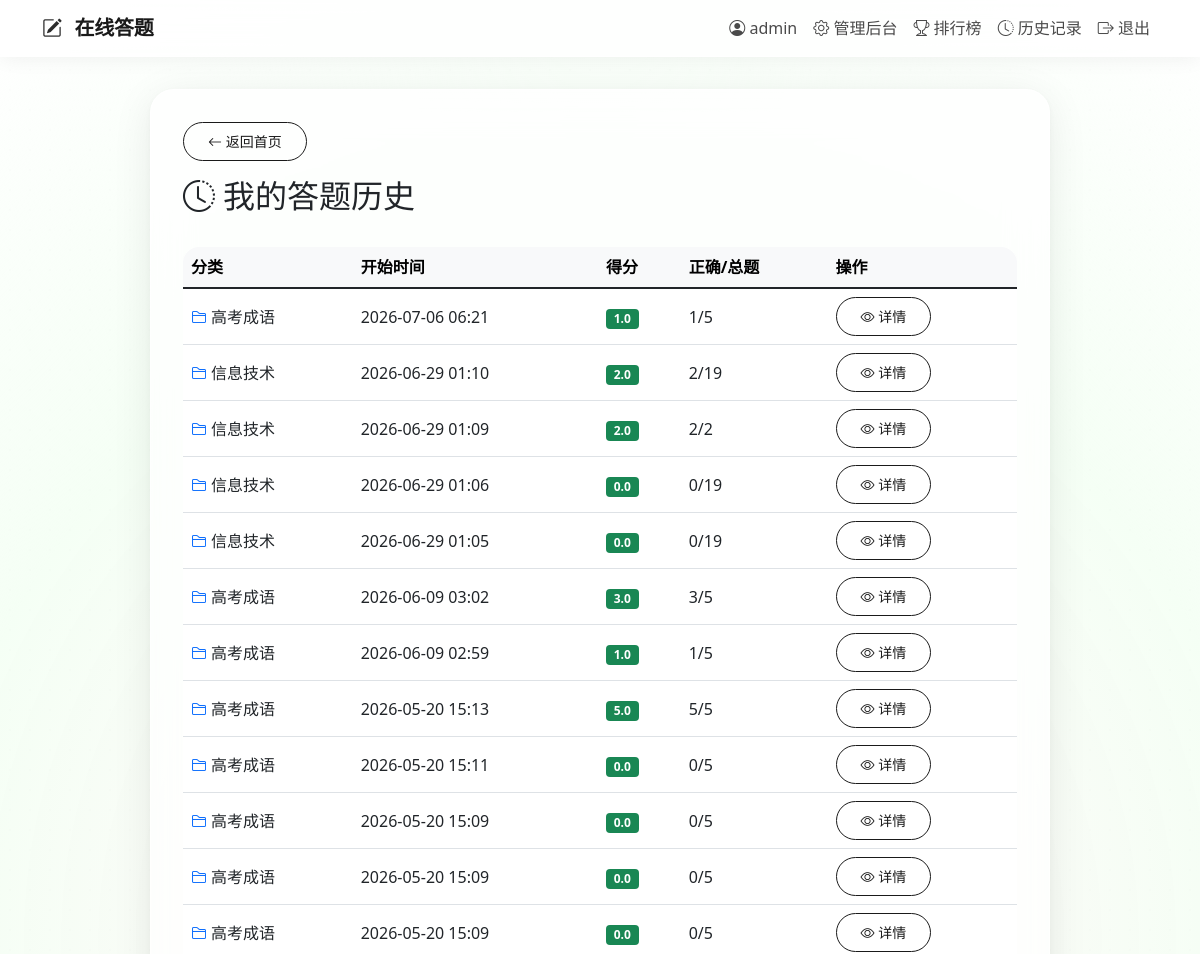
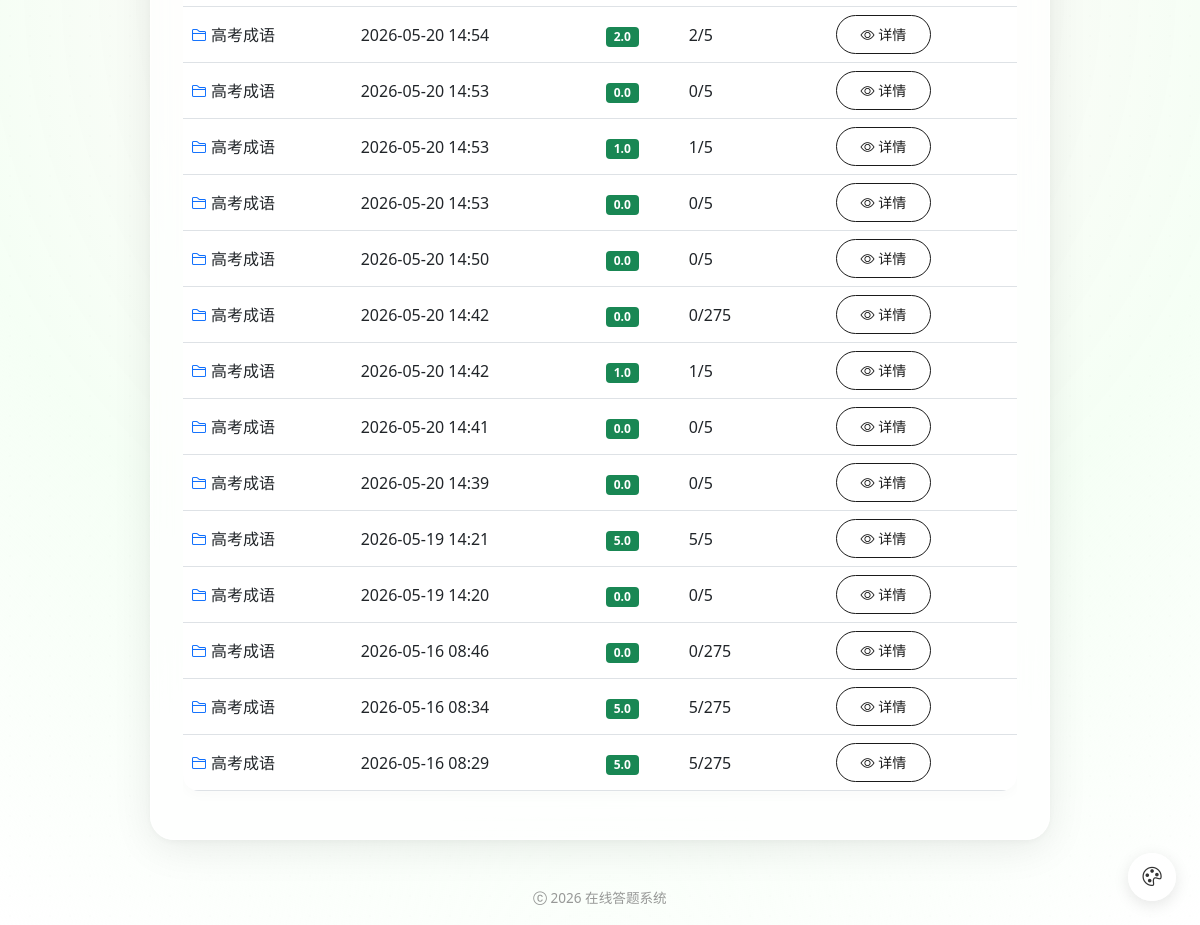
The page /history (signed in) on the database its author committed (2 pictures, top to bottom).
### models.py (models this page shows)
class User(UserMixin, db.Model):
    id = db.Column(db.Integer, primary_key=True)
    username = db.Column(db.String(80), unique=True, nullable=False)
    email = db.Column(db.String(120), unique=True, nullable=False)
    password_hash = db.Column(db.String(128))
    role = db.Column(db.String(20), default='user')
    created_at = db.Column(db.DateTime, default=datetime.utcnow)
    status = db.Column(db.Boolean, default=True)
    quiz_records = db.relationship('QuizRecord', backref='user', lazy='dynamic')
    progresses = db.relationship('UserProgress', backref='user', lazy='dynamic')

class QuizRecord(db.Model):
    id = db.Column(db.Integer, primary_key=True)
    user_id = db.Column(db.Integer, db.ForeignKey('user.id'), nullable=False)
    category_id = db.Column(db.Integer, db.ForeignKey('category.id'), nullable=False)
    start_time = db.Column(db.DateTime, default=datetime.utcnow)
    end_time = db.Column(db.DateTime)
    score = db.Column(db.Float, default=0)
    total_questions = db.Column(db.Integer)
    correct_count = db.Column(db.Integer, default=0)
    details = db.relationship('QuizDetail', backref='record', lazy='select', cascade='all, delete-orphan')

class Category(db.Model):
    id = db.Column(db.Integer, primary_key=True)
    name = db.Column(db.String(100), nullable=False)
    parent_id = db.Column(db.Integer, db.ForeignKey('category.id'), nullable=True)
    sort_order = db.Column(db.Integer, default=0)
    created_at = db.Column(db.DateTime, default=datetime.utcnow)
    parent = db.relationship('Category', remote_side=[id], backref='children')
    questions = db.relationship('Question', backref='category', lazy='dynamic')
    groups = db.relationship('Group', backref='category', lazy='dynamic')
    quiz_records = db.relationship('QuizRecord', backref='category', lazy='dynamic')

### routes/quiz.py (the view)
@quiz_bp.route('/history')
@login_required
def history():
    records = QuizRecord.query.filter_by(user_id=current_user.id).order_by(QuizRecord.start_time.desc()).all()
    return render_template('history.html', records=records)

### app.py (called while the page is built)
@login_manager.user_loader
def load_user(user_id):
    from models import User
    return User.query.get(int(user_id))

### templates/history.html (shortened to what this page needs)
{% extends "base.html" %}
{% block content %}
<div class="mb-3">
    <a href="{{ url_for('quiz.index') }}" class="btn btn-outline-secondary btn-sm">
        <i class="bi bi-arrow-left"></i> 返回首页
    </a>
</div>
<div class="d-flex justify-content-between align-items-center mb-4">
    <h2><i class="bi bi-clock-history me-2"></i>我的答题历史</h2>
</div>
<div class="table-responsive">
    <table class="table table-hover align-middle bg-white">
        <thead class="table-light">
            <tr>
                <th>分类</th>
                <th>开始时间</th>
                <th>得分</th>
                <th>正确/总题</th>
                <th>操作</th>
            </tr>
        </thead>
        <tbody>
            {% for rec in records %}
            <tr>
                <td><i class="bi bi-folder2 me-1 text-primary"></i>{{ rec.category.name }}</td>
                <td>{{ rec.start_time.strftime('%Y-%m-%d %H:%M') }}</td>
                <td><span class="badge bg-success">{{ rec.score }}</span></td>
                <td>{{ rec.correct_count }}/{{ rec.total_questions }}</td>
                <td>
                    <a href="{{ url_for('quiz.result', record_id=rec.id) }}" class="btn btn-sm btn-outline-primary">
                        <i class="bi bi-eye"></i> 详情
                    </a>
                </td>
            </tr>
            {% else %}
            <tr>
                <td colspan="5" class="text-center py-4 text-muted">
                    <i class="bi bi-inbox fs-1 d-block mb-2"></i> 暂无答题记录
                </td>
            </tr>
            {% endfor %}
        </tbody>
    </table>
</div>
{% endblock %}

### templates/base.html (shortened to what this page needs)
<!DOCTYPE html>
<html lang="zh">
<head>
    <link href="https://cdn.bootcdn.net/ajax/libs/twitter-bootstrap/5.1.3/css/bootstrap.min.css" rel="stylesheet">
    <link rel="stylesheet" href="https://cdn.bootcdn.net/ajax/libs/bootstrap-icons/1.8.1/font/bootstrap-icons.css">
    <link rel="stylesheet" href="https://cdn.bootcdn.net/ajax/libs/animate.css/4.1.1/animate.min.css">
</head>
<body>
    <nav class="navbar navbar-expand-lg">
        <div class="container">
            <a class="navbar-brand" href="{{ url_for('quiz.index') }}">
                <i class="bi bi-pencil-square"></i> 在线答题
            </a>
            <div class="collapse navbar-collapse" id="navbarNav">
                <ul class="navbar-nav ms-auto">
                    {% if current_user.is_authenticated %}
                        <li class="nav-item">
                            <span class="nav-link"><i class="bi bi-person-circle"></i> {{ current_user.username }}</span>
                        </li>
                        {% if current_user.role == 'admin' %}
                            <li class="nav-item">
                                <a class="nav-link" href="{{ url_for('admin.admin_dashboard') }}"><i class="bi bi-gear"></i> 管理后台</a>
                            </li>
                        {% endif %}
                        <li class="nav-item">
                            <a class="nav-link" href="{{ url_for('quiz.leaderboard') }}"><i class="bi bi-trophy"></i> 排行榜</a>
                        </li>
                        <li class="nav-item">
                            <a class="nav-link" href="{{ url_for('quiz.history') }}"><i class="bi bi-clock-history"></i> 历史记录</a>
                        </li>
                        <li class="nav-item">
                            <a class="nav-link" href="{{ url_for('auth.auth_logout') }}"><i class="bi bi-box-arrow-right"></i> 退出</a>
                        </li>
                    {% endif %}
                </ul>
            </div>
        </div>
    </nav>
    <div class="main-wrapper">
        <div class="central-card">
            {% block content %}{% endblock %}
        </div>
    </div>
    <div class="site-footer">
        <span><i class="bi bi-c-circle"></i> 2026 在线答题系统</span>
    </div>
    <div class="bg-switcher-btn" id="bgSwitcherBtn" title="更换背景">
        <i class="bi bi-palette"></i>
    </div>
</body>
</html>

### templates/base.html (style rules this page uses)
:root { --x-pos: 50; --y-pos: 50; }
* { box-sizing: border-box; }
html, body { margin: 0; padding: 0; min-height: 100vh; font-family: 'Segoe UI', system-ui, -apple-system, sans-serif; overflow-x: hidden; }
.navbar { background: rgba(255, 255, 255, 0.75) !important; backdrop-filter: blur(16px); -webkit-backdrop-filter: blur(16px); box-shadow: 0 2px 20px rgba(0, 0, 0, 0.06); border-bottom: 1px solid rgba(255, 255, 255, 0.5); z-index: 1000; position: relative; }
.navbar-brand { font-weight: 700; color: #1a1a1a !important; letter-spacing: -0.3px; }
.navbar-brand i { color: #2c2c2c; margin-right: 8px; }
.nav-link { transition: all 0.25s; color: #4a4a4a !important; font-weight: 500; }
.main-wrapper { display: flex; justify-content: center; align-items: flex-start; min-height: calc(100vh - 76px); padding: 2rem 1rem; position: relative; z-index: 1; }
.central-card { width: 100%; max-width: 900px; background: rgba(255, 255, 255, 0.72); backdrop-filter: blur(20px); -webkit-backdrop-filter: blur(20px); border-radius: 1.5rem; border: 1px solid rgba(255, 255, 255, 0.6); box-shadow: 0 8px 40px rgba(0, 0, 0, 0.08), 0 2px 8px rgba(0, 0, 0, 0.04); padding: 2rem; animation: fadeInUp 0.5s ease-out; }
.btn { border-radius: 2rem; padding: 0.5rem 1.5rem; font-weight: 500; transition: all 0.25s; background: transparent; border: 1.5px solid #1a1a1a; color: #1a1a1a; }
.btn-primary, .btn-success, .btn-outline-secondary { background: transparent; border: 1.5px solid #1a1a1a; color: #1a1a1a; }
.table { border-radius: 1rem; overflow: hidden; box-shadow: 0 5px 12px rgba(0, 0, 0, 0.02); background: rgba(255, 255, 255, 0.7); }
.bg-switcher-btn { position: fixed; bottom: 1.5rem; right: 1.5rem; width: 48px; height: 48px; border-radius: 50%; background: rgba(255, 255, 255, 0.75); backdrop-filter: blur(12px); -webkit-backdrop-filter: blur(12px); border: 1px solid rgba(255, 255, 255, 0.8); box-shadow: 0 4px 16px rgba(0,0,0,0.1); cursor: pointer; z-index: 999; display: flex; align-items: center; justify-content: center; font-size: 1.2rem; color: #333; transition: all 0.3s; }
.site-footer { text-align: center; padding: 1rem 0; color: rgba(108, 108, 108, 0.7); font-size: 0.85rem; position: relative; z-index: 1; }

### rows shown on the page
User: username "admin"
QuizRecord: category.name "高考成语", start_time "2026-07-06 06:21", score "1.0", correct_count "1", total_questions "5"
QuizRecord: category.name "信息技术", start_time "2026-06-29 01:10", score "2.0", correct_count "2", total_questions "19"
QuizRecord: category.name "信息技术", start_time "2026-06-29 01:09", score "2.0", correct_count "2", total_questions "2"
QuizRecord: category.name "信息技术", start_time "2026-06-29 01:06", score "0.0", correct_count "0", total_questions "19"
QuizRecord: category.name "信息技术", start_time "2026-06-29 01:05", score "0.0", correct_count "0", total_questions "19"
QuizRecord: category.name "高考成语", start_time "2026-06-09 03:02", score "3.0", correct_count "3", total_questions "5"
QuizRecord: category.name "高考成语", start_time "2026-06-09 02:59", score "1.0", correct_count "1", total_questions "5"
QuizRecord: category.name "高考成语", start_time "2026-05-20 15:13", score "5.0", correct_count "5", total_questions "5"
QuizRecord: category.name "高考成语", start_time "2026-05-20 15:11", score "0.0", correct_count "0", total_questions "5"
QuizRecord: category.name "高考成语", start_time "2026-05-20 15:09", score "0.0", correct_count "0", total_questions "5"
QuizRecord: category.name "高考成语", start_time "2026-05-20 15:09", score "0.0", correct_count "0", total_questions "5"
QuizRecord: category.name "高考成语", start_time "2026-05-20 15:09", score "0.0", correct_count "0", total_questions "5"
QuizRecord: category.name "高考成语", start_time "2026-05-20 14:54", score "2.0", correct_count "2", total_questions "5"
QuizRecord: category.name "高考成语", start_time "2026-05-20 14:53", score "0.0", correct_count "0", total_questions "5"
QuizRecord: category.name "高考成语", start_time "2026-05-20 14:53", score "1.0", correct_count "1", total_questions "5"
QuizRecord: category.name "高考成语", start_time "2026-05-20 14:53", score "0.0", correct_count "0", total_questions "5"
QuizRecord: category.name "高考成语", start_time "2026-05-20 14:50", score "0.0", correct_count "0", total_questions "5"
QuizRecord: category.name "高考成语", start_time "2026-05-20 14:42", score "0.0", correct_count "0", total_questions "275"
QuizRecord: category.name "高考成语", start_time "2026-05-20 14:42", score "1.0", correct_count "1", total_questions "5"
QuizRecord: category.name "高考成语", start_time "2026-05-20 14:41", score "0.0", correct_count "0", total_questions "5"
QuizRecord: category.name "高考成语", start_time "2026-05-20 14:39", score "0.0", correct_count "0", total_questions "5"
QuizRecord: category.name "高考成语", start_time "2026-05-19 14:21", score "5.0", correct_count "5", total_questions "5"
QuizRecord: category.name "高考成语", start_time "2026-05-19 14:20", score "0.0", correct_count "0", total_questions "5"
QuizRecord: category.name "高考成语", start_time "2026-05-16 08:46", score "0.0", correct_count "0", total_questions "275"
QuizRecord: category.name "高考成语", start_time "2026-05-16 08:34", score "5.0", correct_count "5", total_questions "275"
QuizRecord: category.name "高考成语", start_time "2026-05-16 08:29", score "5.0", correct_count "5", total_questions "275"
